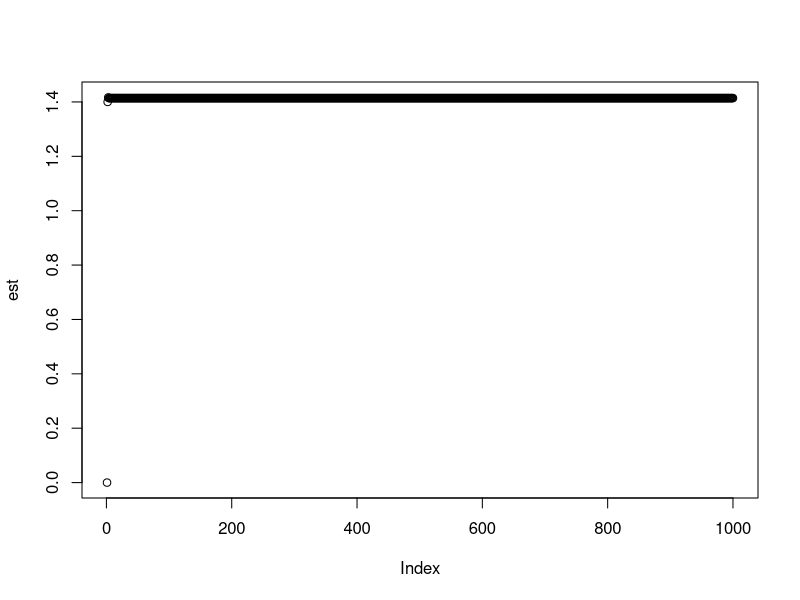

The R script that drew this image:

library(gmp)

next_num = function(a,b) {
  return (2*b+a)
}

next_denom = function(a,b) {
  return (a+b)
}

nums = rep(as.bigz(0), 1000)
denoms = rep(as.bigz(0), 1000)
est = rep(as.bigq(0), 1000)

nums[1] = as.bigz(3)
denoms[1] = as.bigz(2)

for (i in 2:1000) {
  nums[i] = next_num(nums[i-1],denoms[i-1])
  denoms[i] = next_denom(nums[i-1],denoms[i-1])
  est[i] = div.bigq(nums[i], denoms[i])
}

s_nums = nchar(as.character(nums))
s_denoms = nchar(as.character(denoms))

sum(s_nums > s_denoms)

plot(est)

print(sum(s_nums > s_denoms))
